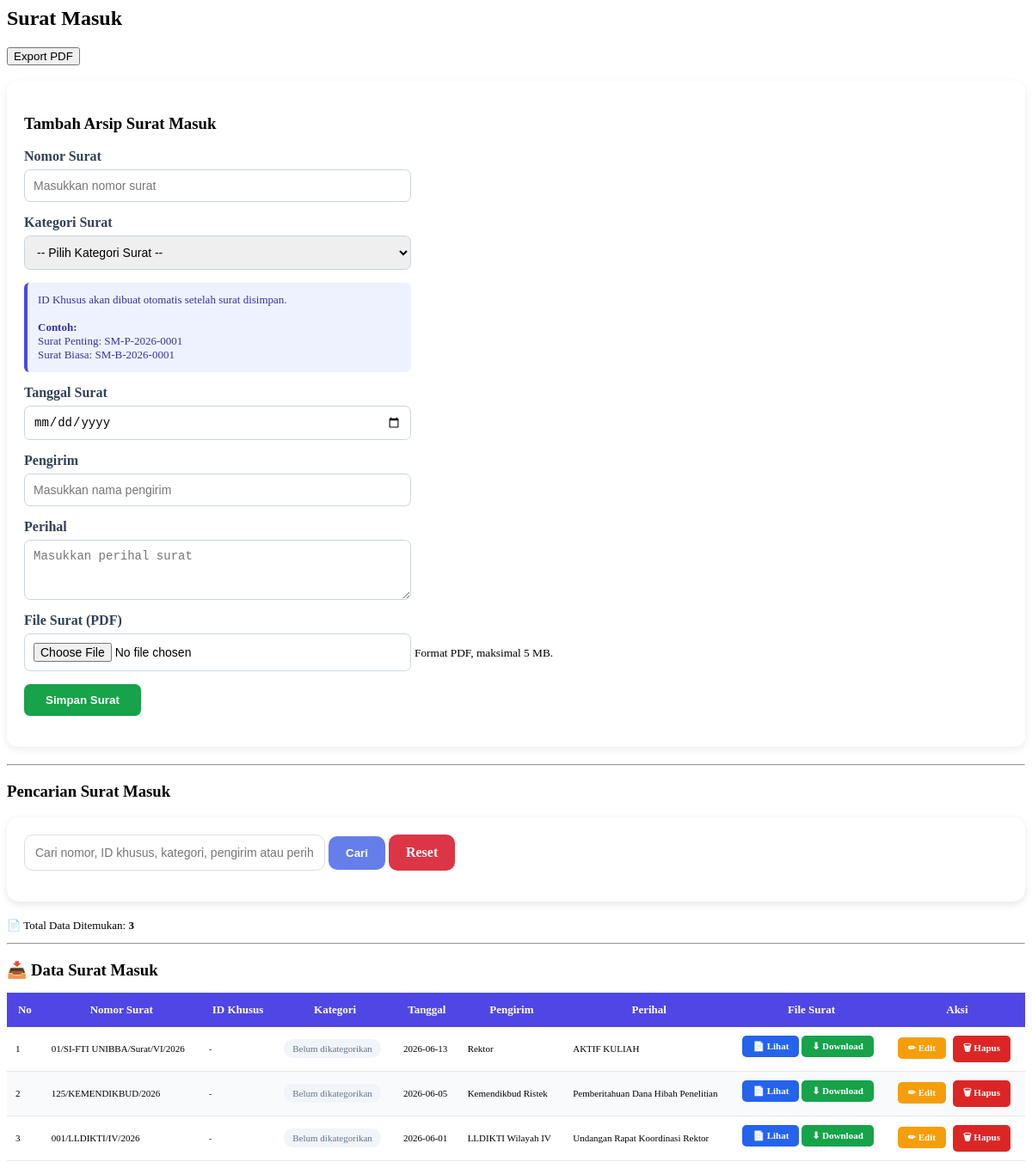
The app's page /pages/surat_masuk.php with its own data.
### tables this page shows
CREATE TABLE `surat_masuk` (
  `id` int(11) NOT NULL,
  `nomor_surat` varchar(100) NOT NULL,
  `tanggal_surat` date NOT NULL,
  `pengirim` varchar(100) NOT NULL,
  `perihal` varchar(255) NOT NULL,
  `file_surat` varchar(255) NOT NULL
);

### pages/surat_masuk.php (the view, shortened to what this page needs)
<?php
include 'koneksi.php';
if (!function_exists('e_surat_masuk')) {
    function e_surat_masuk($value) {
        return htmlspecialchars(
            (string)($value ?? ''),
            ENT_QUOTES,
            'UTF-8'
        );
    }
}
$cari = trim($_GET['cari'] ?? '');
if ($cari !== '') {
    $keyword = '%' . $cari . '%';
    $stmt_cari = mysqli_prepare($koneksi, "
        SELECT *
        FROM surat_masuk
        WHERE nomor_surat LIKE ?
           OR kode_khusus LIKE ?
           OR kategori_surat LIKE ?
           OR pengirim LIKE ?
           OR perihal LIKE ?
        ORDER BY id DESC
    ");
    mysqli_stmt_bind_param(
        $stmt_cari,
        'sssss',
        $keyword,
        $keyword,
        $keyword,
        $keyword,
        $keyword
    );
    mysqli_stmt_execute($stmt_cari);
    $data = mysqli_stmt_get_result($stmt_cari);
} else {
    $data = mysqli_query($koneksi, "
        SELECT *
        FROM surat_masuk
        ORDER BY id DESC
    ");
}
$total_data = mysqli_num_rows($data);
?>
<h2>Surat Masuk</h2>
<a href="export_pdf.php"
   target="_blank"
   rel="noopener noreferrer">
    <button type="button">
        Export PDF
    </button>
</a>
<div class="form-surat">
    <h3>Tambah Arsip Surat Masuk</h3>
    <form
        method="POST"
        enctype="multipart/form-data"
    >
        <div class="form-group">
            <label>Nomor Surat</label>
            <input
                type="text"
                name="nomor_surat"
                class="form-control"
                placeholder="Masukkan nomor surat"
                maxlength="100"
                required
            >
        </div>
        <div class="form-group">
            <label>Kategori Surat</label>
            <select
                name="kategori_surat"
                class="form-control"
                required
            >
                <option value="">
                    -- Pilih Kategori Surat --
                </option>
            </select>
        </div>
        <div class="info-id">
            ID Khusus akan dibuat otomatis
            setelah surat disimpan.
            <br><br>
            <b>Contoh:</b><br>
            Surat Penting:
            SM-P-2026-0001
            <br>
            Surat Biasa:
            SM-B-2026-0001
        </div>
        <div class="form-group">
            <label>Tanggal Surat</label>
            <input
                type="date"
                name="tanggal_surat"
                class="form-control"
                required
            >
        </div>
        <div class="form-group">
            <label>Pengirim</label>
            <input
                type="text"
                name="pengirim"
                class="form-control"
                placeholder="Masukkan nama pengirim"
                maxlength="100"
                required
            >
        </div>
        <div class="form-group">
            <label>Perihal</label>
            <textarea
                name="perihal"
                class="form-control"
                rows="3"
                maxlength="255"
                placeholder="Masukkan perihal surat"
                required
            ></textarea>
        </div>
        <div class="form-group">
            <label>File Surat (PDF)</label>
            <input
                type="file"
                name="file_surat"
                class="form-control"
                accept=".pdf,application/pdf"
                required
            >
            <small>
                Format PDF, maksimal 5 MB.
            </small>
        </div>
        <button
            type="submit"
            name="simpan"
            value="1"
            class="btn-simpan"
        >
            Simpan Surat
        </button>
    </form>
</div>
<hr>
<h3>Pencarian Surat Masuk</h3>
<div class="search-box">
    <form method="GET">
        <input
            type="text"
            name="cari"
            class="search-input"
            placeholder="Cari nomor, ID khusus, kategori, pengirim atau perihal..."
            value="<?php echo e_surat_masuk($cari); ?>"
        >
        <button
            type="submit"
            class="btn-cari"
        >
            Cari
        </button>
        <a
            href="index.php?page=surat_masuk"
            class="btn-reset"
        >
            Reset
        </a>
    </form>
</div>
<div class="info-data">
    📄 Total Data Ditemukan:
    <b>
        <?php echo $total_data; ?>
    </b>
</div>
<hr>
<h3 style="margin-bottom:15px;">
    📥 Data Surat Masuk
</h3>
<div class="table-wrapper">
<table class="table-modern">
    <thead>
        <tr>
            <th>No</th>
            <th>Nomor Surat</th>
            <th>ID Khusus</th>
            <th>Kategori</th>
            <th>Tanggal</th>
            <th>Pengirim</th>
            <th>Perihal</th>
            <th>File Surat</th>
            <th>Aksi</th>
        </tr>
    </thead>
    <tbody>
    <?php
    $no = 1;
    while ($d = mysqli_fetch_assoc($data)):
        $kategori_data = $d['kategori_surat'] ?? '';
        if ($kategori_data === 'Penting') {
            $class_badge = 'badge-penting';
        } elseif ($kategori_data === 'Biasa') {
            $class_badge = 'badge-biasa';
        } else {
            $class_badge = 'badge-belum';
            $kategori_data = 'Belum dikategorikan';
        }
        $kode_tampil = !empty($d['kode_khusus'])
            ? $d['kode_khusus']
            : '-';
    ?>
        <tr>
            <td>
                <?php echo $no++; ?>
            </td>
            <td>
                <?php
                    echo e_surat_masuk(
                        $d['nomor_surat']
                    );
                ?>
            </td>
            <td>
                <span class="kode-khusus">
                    <?php
                        echo e_surat_masuk(
                            $kode_tampil
                        );
                    ?>
                </span>
            </td>
            <td>
                <span class="<?php
                    echo e_surat_masuk($class_badge);
                ?>">
                    <?php
                        echo e_surat_masuk(
                            $kategori_data
                        );
                    ?>
                </span>
            </td>
            <td>
                <?php
                    echo e_surat_masuk(
                        $d['tanggal_surat']
                    );
                ?>
            </td>
            <td>
                <?php
                    echo e_surat_masuk(
                        $d['pengirim']
                    );
                ?>
            </td>
            <td>
                <?php
                    echo e_surat_masuk(
                        $d['perihal']
                    );
                ?>
            </td>
            <td>
            <?php if (!empty($d['file_surat'])): ?>
                <?php
                    $url_file = 'uploads/' .
                        rawurlencode(
                            basename($d['file_surat'])
                        );
                ?>
                <a
                    class="btn-lihat"
                    href="<?php echo e_surat_masuk($url_file); ?>"
                    target="_blank"
                    rel="noopener noreferrer"
                >
                    📄 Lihat
                </a>
                <a
                    class="btn-download"
                    href="<?php echo e_surat_masuk($url_file); ?>"
                    download
                >
                    ⬇ Download
                </a>
            <?php else: ?>
                Tidak Ada File
            <?php endif; ?>
            </td>
            <td>
                <a
                    class="btn-edit"
                    href="edit_surat.php?id=<?php
                        echo (int)$d['id'];
                    ?>"
                >
                    ✏ Edit
                </a>
                <a
                    class="btn-hapus"
                    href="pages/hapus_surat.php?id=<?php
                        echo (int)$d['id'];
                    ?>"
                    onclick="return confirm('Yakin ingin menghapus data ini?')"
                >
                    🗑 Hapus
                </a>
            </td>
        </tr>
    <?php endwhile; ?>
    </tbody>
</table>
</div>

### pages/surat_masuk.php (style rules this page uses)
.form-surat { background:#ffffff; padding:20px; border-radius:12px; box-shadow:0 3px 10px rgba(0,0,0,0.08); margin-bottom:20px; }
.form-surat label { display:block; font-weight:600; margin-bottom:6px; color:#334155; }
.form-control { width:100%; max-width:450px; padding:10px; border:1px solid #cbd5e1; border-radius:7px; box-sizing:border-box; font-size:14px; }
.form-group { margin-bottom:15px; }
.info-id { background:#eef2ff; padding:12px; border-left:4px solid #4f46e5; border-radius:6px; color:#3730a3; max-width:450px; box-sizing:border-box; font-size:13px; margin-bottom:15px; }
.btn-simpan { background:#16a34a; color:white; border:none; border-radius:7px; padding:11px 25px; cursor:pointer; font-weight:bold; }
.search-box { background:#ffffff; padding:20px; border-radius:15px; box-shadow:0 3px 10px rgba(0,0,0,0.1); margin-bottom:20px; }
.search-input { width:350px; max-width:100%; padding:12px; border:1px solid #ddd; border-radius:10px; font-size:14px; outline:none; box-sizing:border-box; }
.btn-cari { padding:12px 20px; border:none; border-radius:10px; background:#667eea; color:white; cursor:pointer; font-weight:bold; }
.btn-reset { padding:12px 20px; border:none; border-radius:10px; background:#dc3545; color:white; cursor:pointer; font-weight:bold; text-decoration:none; display:inline-block; }
.btn-edit { background:#f59e0b; color:white; padding:6px 12px; border-radius:5px; text-decoration:none; margin-right:5px; display:inline-block; font-weight:bold; }
.btn-hapus { background:#dc2626; color:white; padding:6px 12px; border-radius:5px; text-decoration:none; display:inline-block; font-weight:bold; }
.btn-lihat { background:#2563eb; color:white; padding:6px 12px; border-radius:5px; text-decoration:none; display:inline-block; margin-bottom:5px; font-weight:bold; }
.btn-download { background:#16a34a; color:white; padding:6px 12px; border-radius:5px; text-decoration:none; display:inline-block; font-weight:bold; }
.table-wrapper { width:100%; overflow-x:auto; }
.table-modern { width:100%; border-collapse:collapse; background:white; box-shadow:0 3px 10px rgba(0,0,0,0.1); }
.table-modern th { background:#4f46e5; color:white; padding:12px; font-size:13px; font-weight:600; white-space:nowrap; }
.table-modern td { padding:10px; border-bottom:1px solid #e5e7eb; font-size:11px; vertical-align:middle; }
.table-modern tr:nth-child(even) { background:#f8fafc; }
.badge-belum { background:#f1f5f9; color:#64748b; border-radius:20px; padding:5px 10px; display:inline-block; }
.kode-khusus { font-weight:bold; color:#4338ca; white-space:nowrap; }
.info-data { margin:12px 0; font-size:13px; }

### records on screen
surat_masuk: nomor_surat "01/SI-FTI UNIBBA/Surat/VI/2026", kode_tampil "-", kategori_data "Belum dikategorikan", tanggal_surat "2026-06-13", pengirim "Rektor", perihal "AKTIF KULIAH"
surat_masuk: nomor_surat "125/KEMENDIKBUD/2026", kode_tampil "-", kategori_data "Belum dikategorikan", tanggal_surat "2026-06-05", pengirim "Kemendikbud Ristek", perihal "Pemberitahuan Dana Hibah Penelitian"
surat_masuk: nomor_surat "001/LLDIKTI/IV/2026", kode_tampil "-", kategori_data "Belum dikategorikan", tanggal_surat "2026-06-01", pengirim "LLDIKTI Wilayah IV", perihal "Undangan Rapat Koordinasi Rektor"

### other values on screen
$total_data "3"
